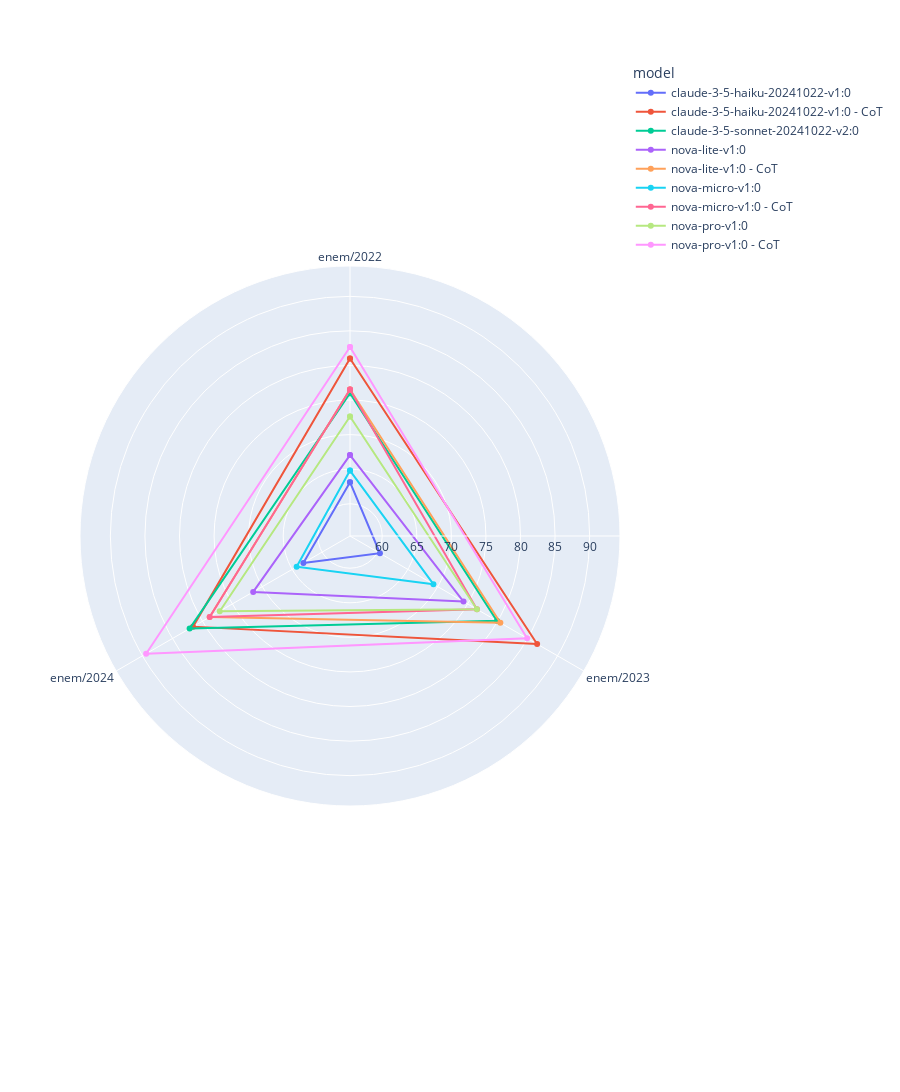

Notebook code cell kept with this figure:
### Code cell
import plotly.express as px

plotter = []
temp = out.reset_index()
temp_enem = temp[temp['task'].isin(["enem/2022","enem/2023","enem/2024"])]

tasks = list(temp_enem["task"].unique())
models = list(temp_enem.columns)[1:]

min_r = 100
max_r = 0

for t in tasks:
    for m in models:
        tx = temp_enem[temp_enem["task"] == t][m].reset_index(drop=True)[0]
        
        if tx < min_r:
            min_r = tx
        if tx > max_r:
            max_r = tx
        
        plotter.append({"task": t, "model": m, "score": tx})

plotter = pd.DataFrame(plotter)
fig = px.line_polar(plotter, r="score", theta="task", color="model", height=1400, line_close=True, markers=True, range_r=[min_r-5,max_r+5])
fig.write_image("2_charts/radar.png", height = 1400, width = 1400)
# fig.write_image("2_charts/radar.png")
fig.show()

### Figure 1 — Plotly figure (JSON) as saved in the notebook; plotly's stock layout.template omitted (floating-point values rounded to 4 significant figures)
{"data": [{"hovertemplate": "model=claude-3-5-haiku-20241022-v1:0<br>score=%{r}<br>task=%{theta}<extra></extra>", "legendgroup": "claude-3-5-haiku-20241022-v1:0", "line": {"color": "#636efa", "dash": "solid"}, "marker": {"symbol": "circle"}, "mode": "lines+markers", "name": "claude-3-5-haiku-20241022-v1:0", "r": [63.13, 60.34, 63.13, 63.13], "showlegend": true, "subplot": "polar", "theta": ["enem/2022", "enem/2023", "enem/2024", "enem/2022"], "type": "scatterpolar"}, {"hovertemplate": "model=claude-3-5-haiku-20241022-v1:0 - CoT<br>score=%{r}<br>task=%{theta}<extra></extra>", "legendgroup": "claude-3-5-haiku-20241022-v1:0 - CoT", "line": {"color": "#EF553B", "dash": "solid"}, "marker": {"symbol": "circle"}, "mode": "lines+markers", "name": "claude-3-5-haiku-20241022-v1:0 - CoT", "r": [81.01, 86.59, 81.56, 81.01], "showlegend": true, "subplot": "polar", "theta": ["enem/2022", "enem/2023", "enem/2024", "enem/2022"], "type": "scatterpolar"}, {"hovertemplate": "model=claude-3-5-sonnet-20241022-v2:0<br>score=%{r}<br>task=%{theta}<extra></extra>", "legendgroup": "claude-3-5-sonnet-20241022-v2:0", "line": {"color": "#00cc96", "dash": "solid"}, "marker": {"symbol": "circle"}, "mode": "lines+markers", "name": "claude-3-5-sonnet-20241022-v2:0", "r": [75.98, 79.89, 82.12, 75.98], "showlegend": true, "subplot": "polar", "theta": ["enem/2022", "enem/2023", "enem/2024", "enem/2022"], "type": "scatterpolar"}, {"hovertemplate": "model=nova-lite-v1:0<br>score=%{r}<br>task=%{theta}<extra></extra>", "legendgroup": "nova-lite-v1:0", "line": {"color": "#ab63fa", "dash": "solid"}, "marker": {"symbol": "circle"}, "mode": "lines+markers", "name": "nova-lite-v1:0", "r": [67.04, 74.3, 71.51, 67.04], "showlegend": true, "subplot": "polar", "theta": ["enem/2022", "enem/2023", "enem/2024", "enem/2022"], "type": "scatterpolar"}, {"hovertemplate": "model=nova-lite-v1:0 - CoT<br>score=%{r}<br>task=%{theta}<extra></extra>", "legendgroup": "nova-lite-v1:0 - CoT", "line": {"color": "#FFA15A", "dash": "solid"}, "marker": {"symbol": "circle"}, "mode": "lines+markers", "name": "nova-lite-v1:0 - CoT", "r": [76.54, 80.45, 78.77, 76.54], "showlegend": true, "subplot": "polar", "theta": ["enem/2022", "enem/2023", "enem/2024", "enem/2022"], "type": "scatterpolar"}, {"hovertemplate": "model=nova-micro-v1:0<br>score=%{r}<br>task=%{theta}<extra></extra>", "legendgroup": "nova-micro-v1:0", "line": {"color": "#19d3f3", "dash": "solid"}, "marker": {"symbol": "circle"}, "mode": "lines+markers", "name": "nova-micro-v1:0", "r": [64.8, 69.27, 64.25, 64.8], "showlegend": true, "subplot": "polar", "theta": ["enem/2022", "enem/2023", "enem/2024", "enem/2022"], "type": "scatterpolar"}, {"hovertemplate": "model=nova-micro-v1:0 - CoT<br>score=%{r}<br>task=%{theta}<extra></extra>", "legendgroup": "nova-micro-v1:0 - CoT", "line": {"color": "#FF6692", "dash": "solid"}, "marker": {"symbol": "circle"}, "mode": "lines+markers", "name": "nova-micro-v1:0 - CoT", "r": [76.54, 76.54, 78.77, 76.54], "showlegend": true, "subplot": "polar", "theta": ["enem/2022", "enem/2023", "enem/2024", "enem/2022"], "type": "scatterpolar"}, {"hovertemplate": "model=nova-pro-v1:0<br>score=%{r}<br>task=%{theta}<extra></extra>", "legendgroup": "nova-pro-v1:0", "line": {"color": "#B6E880", "dash": "solid"}, "marker": {"symbol": "circle"}, "mode": "lines+markers", "name": "nova-pro-v1:0", "r": [72.63, 76.54, 77.09, 72.63], "showlegend": true, "subplot": "polar", "theta": ["enem/2022", "enem/2023", "enem/2024", "enem/2022"], "type": "scatterpolar"}, {"hovertemplate": "model=nova-pro-v1:0 - CoT<br>score=%{r}<br>task=%{theta}<extra></extra>", "legendgroup": "nova-pro-v1:0 - CoT", "line": {"color": "#FF97FF", "dash": "solid"}, "marker": {"symbol": "circle"}, "mode": "lines+markers", "name": "nova-pro-v1:0 - CoT", "r": [82.68, 84.92, 89.39, 82.68], "showlegend": true, "subplot": "polar", "theta": ["enem/2022", "enem/2023", "enem/2024", "enem/2022"], "type": "scatterpolar"}], "layout": {"height": 1400, "legend": {"title": {"text": "model"}, "tracegroupgap": 0}, "margin": {"t": 60}, "polar": {"angularaxis": {"direction": "clockwise", "rotation": 90}, "domain": {"x": [0, 1], "y": [0, 1]}, "radialaxis": {"range": [55.34, 94.39]}}}}
